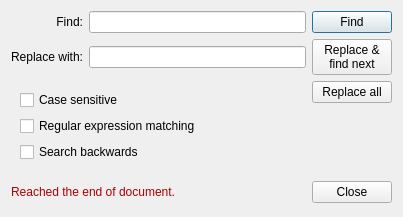
<?xml version="1.0" encoding="UTF-8"?>
<ui version="4.0">
 <class>SearchTextDialog</class>
 <widget class="QDialog" name="SearchTextDialog">
  <property name="geometry">
   <rect>
    <x>0</x>
    <y>0</y>
    <width>403</width>
    <height>217</height>
   </rect>
  </property>
  <property name="windowTitle">
   <string>Find or replace</string>
  </property>
  <layout class="QGridLayout" name="gridLayout">
   <item row="2" column="2">
    <widget class="QPushButton" name="replaceButton">
     <property name="text">
      <string>Replace &amp;&amp;
find next</string>
     </property>
    </widget>
   </item>
   <item row="4" column="0" rowspan="3" colspan="2">
    <widget class="QWidget" name="widget" native="true">
     <layout class="QGridLayout" name="gridLayout_2">
      <item row="0" column="0">
       <widget class="QCheckBox" name="caseSensitiveCheck">
        <property name="text">
         <string>Case sensitive</string>
        </property>
       </widget>
      </item>
      <item row="2" column="0">
       <widget class="QCheckBox" name="backwardsCheck">
        <property name="text">
         <string>Search backwards</string>
        </property>
       </widget>
      </item>
      <item row="1" column="0">
       <widget class="QCheckBox" name="regExpCheck">
        <property name="text">
         <string>Regular expression matching</string>
        </property>
       </widget>
      </item>
     </layout>
    </widget>
   </item>
   <item row="4" column="2">
    <widget class="QPushButton" name="replaceAllButton">
     <property name="text">
      <string>Replace all</string>
     </property>
    </widget>
   </item>
   <item row="2" column="1">
    <widget class="QLineEdit" name="replaceEdit"/>
   </item>
   <item row="2" column="0">
    <widget class="QLabel" name="replaceLabel">
     <property name="text">
      <string>Replace with:</string>
     </property>
     <property name="alignment">
      <set>Qt::AlignmentFlag::AlignRight|Qt::AlignmentFlag::AlignTrailing|Qt::AlignmentFlag::AlignVCenter</set>
     </property>
    </widget>
   </item>
   <item row="0" column="2">
    <widget class="QPushButton" name="findButton">
     <property name="text">
      <string>Find</string>
     </property>
     <property name="default">
      <bool>true</bool>
     </property>
    </widget>
   </item>
   <item row="0" column="1">
    <widget class="QLineEdit" name="findEdit"/>
   </item>
   <item row="0" column="0">
    <widget class="QLabel" name="findLabel">
     <property name="text">
      <string>Find:</string>
     </property>
     <property name="alignment">
      <set>Qt::AlignmentFlag::AlignRight|Qt::AlignmentFlag::AlignTrailing|Qt::AlignmentFlag::AlignVCenter</set>
     </property>
    </widget>
   </item>
   <item row="7" column="0" colspan="3">
    <widget class="QWidget" name="bottomContainer" native="true">
     <layout class="QHBoxLayout" name="horizontalLayout">
      <property name="leftMargin">
       <number>0</number>
      </property>
      <property name="topMargin">
       <number>0</number>
      </property>
      <property name="rightMargin">
       <number>0</number>
      </property>
      <property name="bottomMargin">
       <number>0</number>
      </property>
      <item>
       <widget class="QLabel" name="endOfDocLabel">
        <property name="text">
         <string>&lt;html&gt;&lt;head/&gt;&lt;body&gt;&lt;p&gt;&lt;span style=&quot; color:#aa0000;&quot;&gt;Reached the end of document.&lt;/span&gt;&lt;/p&gt;&lt;/body&gt;&lt;/html&gt;</string>
        </property>
       </widget>
      </item>
      <item>
       <widget class="QDialogButtonBox" name="buttonBox">
        <property name="orientation">
         <enum>Qt::Orientation::Horizontal</enum>
        </property>
        <property name="standardButtons">
         <set>QDialogButtonBox::StandardButton::Close</set>
        </property>
       </widget>
      </item>
     </layout>
    </widget>
   </item>
  </layout>
 </widget>
 <tabstops>
  <tabstop>findEdit</tabstop>
  <tabstop>replaceEdit</tabstop>
  <tabstop>caseSensitiveCheck</tabstop>
  <tabstop>regExpCheck</tabstop>
  <tabstop>backwardsCheck</tabstop>
  <tabstop>findButton</tabstop>
  <tabstop>replaceButton</tabstop>
  <tabstop>replaceAllButton</tabstop>
 </tabstops>
 <resources/>
 <connections>
  <connection>
   <sender>buttonBox</sender>
   <signal>accepted()</signal>
   <receiver>SearchTextDialog</receiver>
   <slot>accept()</slot>
   <hints>
    <hint type="sourcelabel">
     <x>248</x>
     <y>254</y>
    </hint>
    <hint type="destinationlabel">
     <x>157</x>
     <y>274</y>
    </hint>
   </hints>
  </connection>
  <connection>
   <sender>buttonBox</sender>
   <signal>rejected()</signal>
   <receiver>SearchTextDialog</receiver>
   <slot>reject()</slot>
   <hints>
    <hint type="sourcelabel">
     <x>316</x>
     <y>260</y>
    </hint>
    <hint type="destinationlabel">
     <x>286</x>
     <y>274</y>
    </hint>
   </hints>
  </connection>
 </connections>
</ui>
